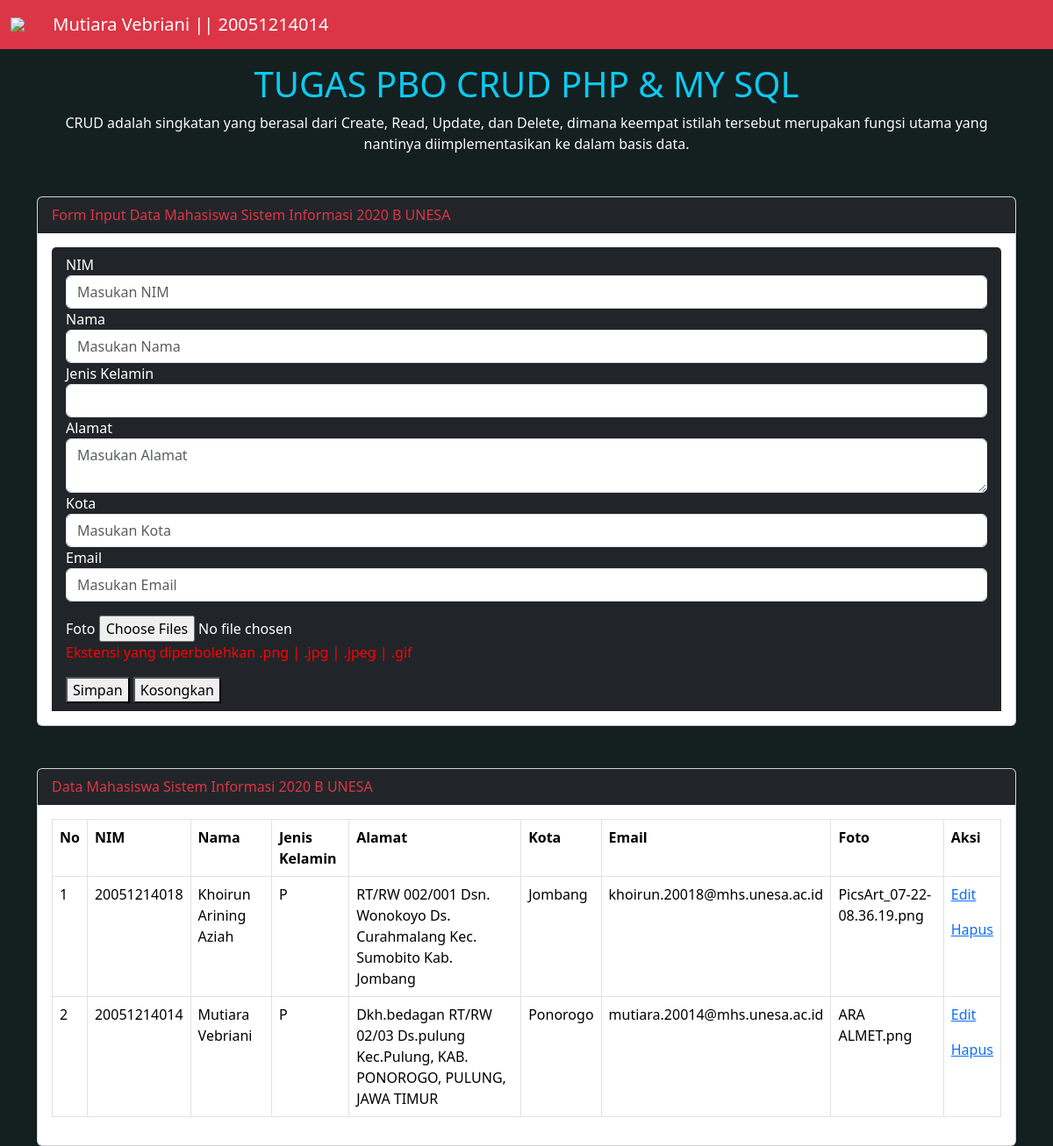
The page / on the database its author committed.
### tables this page shows
CREATE TABLE `tmhs` (
  `id` int(11) NOT NULL,
  `nim` char(11) NOT NULL,
  `namamhs` varchar(100) NOT NULL,
  `jk` enum('L','P') NOT NULL,
  `alamat` varchar(100) NOT NULL,
  `kota` varchar(50) NOT NULL,
  `email` varchar(50) NOT NULL,
  `foto` varchar(50) NOT NULL
);

### index.php (the view, shortened to what this page needs)
<?php
include 'proses.php';
?>
<!DOCTYPE html>
<html>
<head>
<nav class="navbar navbar-expand-lg navbar-dark bg-danger">
        <div class="container-fluid">
        <img src="gambar/unesa.png" style="width: 40px">&nbsp;&nbsp;<a class="navbar-brand" href="#">Mutiara Vebriani || 20051214014</a>
        </div>
      </nav>
	<link rel="stylesheet" type="text/css" href="css/bootstrap.min.css">
</head>
<body >
<div class="container mt-3">
	<H1 class="text-center text-info"> TUGAS PBO CRUD PHP & MY SQL </H1>
	<p class="text-center text-light">CRUD adalah singkatan yang berasal dari Create, Read, Update, dan Delete, dimana keempat istilah tersebut merupakan fungsi utama yang nantinya diimplementasikan ke dalam basis data.</p>
	<div class="card mt-5">
	  <div class="card-header bg-dark text-danger">
	    Form Input Data Mahasiswa Sistem Informasi 2020 B UNESA
	  </div>
	  <div class="card-body">
	   <form method="post" action="" class="card-header bg-dark text-white">
	   	<div class="form-group">
	   		<label>NIM</label>
	   		<input type="text" name="tnim" value="<?=@$vnim?>" class="form-control" placeholder="Masukan NIM" required="">
	   	</div>
	   	<div class="form-group">
	   		<label>Nama</label>
	   		<input type="text" name="tnama" value="<?=@$vnama?>" class="form-control" placeholder="Masukan Nama" required="">
	   	</div>
	   	<div class="form-group">
	   		<label>Jenis Kelamin</label>
	   		<select class="form-control" name="tjk">
	   		<option value="<?=@$vjk?>"><?=@$vjk?></option>
	   		<option value="L">Laki-Laki</option>
	   		</select>
	   	</div>
	   	<div class="form-group">
	   		<label>Alamat</label>
	   		<textarea type="text" name="talm" class="form-control" placeholder="Masukan Alamat" required=""><?=@$valm?></textarea>
	   	</div>
	   	<div class="form-group">
	   		<label>Kota</label>
	   		<input type="text" name="tkota" value="<?=@$vkot?>" class="form-control" placeholder="Masukan Kota" required="">
	   	</div>
	   		<div class="form-group" >
	   		<label>Email</label>
	   		<input type="text" name="tkeml" value="<?=@$veml?>" class="form-control" placeholder="Masukan Email" required="">
	   	</div>
	   	<div class="form-group">
	   		<label>Foto</label>
	   		<input type="file" name="tfoto" value="<?=@$vfoto?>" required="" multiple >
	   		<p style="color: red">Ekstensi yang diperbolehkan .png | .jpg | .jpeg | .gif</p>
	   	</div>
	   	<button type="Submit" class="btn-md btn-success" name="bsim" >Simpan</button>
	   	<button type="reset" class="btn-md btn-danger" name="bres">Kosongkan</button>
	   </form>
	  </div>
	</div>
	<div class="card mt-5">
	  <div class="card-header bg-dark text-danger">
	    Data Mahasiswa Sistem Informasi 2020 B UNESA
	  </div>
	  <div class="card-body">
	   <table class="table table-bordered  bg-dark text-white">
	   	<tr>
	   		<th>No</th>
	   		<th>NIM</th>
	   		<th>Nama</th>
	   		<th>Jenis Kelamin</th>
	   		<th>Alamat</th>
	   		<th>Kota</th>
	   		<th>Email</th>
	   		<th>Foto</th>
	   		<th>Aksi</th>
	   	</tr>
	   	<?php
	   		$no =1;
	   		$tampil = mysqli_query($koneksi, "SELECT * from tmhs order by id desc");
	   	while($data =mysqli_fetch_array ($tampil)) :
	   	?>
	   	<tr>
	   		<td><?=$no++?></td>
	   		<td><?=$data['nim']?></td>
	   		<td><?=$data['namamhs']?></td>
	   		<td><?=$data['jk']?></td>
	   		<td><?=$data['alamat']?></td>
	   		<td><?=$data['kota']?></td>
	   		<td><?=$data['email']?></td>
	   		<td><?=$data['foto']?></td>
	   		<td>
	   			<a href="index.php?hal=edit&id=<?=$data['id']?>" class="btn-sm btn-warning"> Edit </a>
	   			<a href="index.php?hal=hapus&id=<?=$data['id']?>" onclick="return confirm('Apakah yakin ingin menghapus data ini?')" class="btn-sm btn-danger"> Hapus </a>
	   		</td>
	   	</tr>
	   <?php endwhile;?>
	   </table>
	  </div>
	</div>
</div>
</body>
</html>

### index.php (style rules this page uses)
body { background-color: #141f1f; }

### rows shown on the page
tmhs: nim "20051214018", namamhs "Khoirun Arining Aziah", jk "P", alamat "RT/RW 002/001 Dsn. Wonokoyo Ds. Curahmalang Kec. Sumobito Kab. Jombang", kota "Jombang", email "khoirun.20018@mhs.unesa.ac.id", foto "PicsArt_07-22-08.36.19.png"
tmhs: nim "20051214014", namamhs "Mutiara Vebriani", jk "P", alamat "Dkh.bedagan RT/RW 02/03 Ds.pulung Kec.Pulung, KAB. PONOROGO, PULUNG, JAWA TIMUR", kota "Ponorogo", email "mutiara.20014@mhs.unesa.ac.id", foto "ARA ALMET.png"
